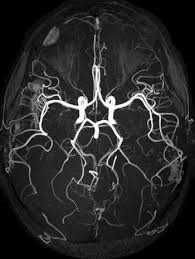
#> input picture images/mra/1.jpg, 195 x 259 px; its folder holds 4 pictures in this run
$ python histogram_equalization.py
#> lines starting #> are read from the running program, lines starting #| are printed output that depends on the picture
import cv2
import numpy as np
import matplotlib.pyplot as plt


def read_images():
	images = []
	for ind in range(6):
		im = cv2.imread('./images/mra/{}.jpg'.format(ind+1))
#> im is the input picture: shape (259, 195, 3); min 0, max 255, mean 40.5
		im = cv2.resize(im, (300, 300))
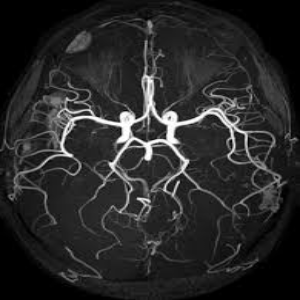
#> im: shape (300, 300, 3); min 0, max 255, mean 40.4
		images.append(im)
#> pass 2 of the loop in read_images, `for ind in range(6):`:
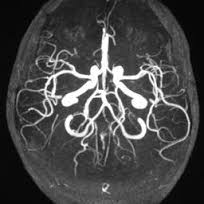
#> input picture images/mra/2.jpg, 204 x 204 px
#> in read_images, im is the input picture: shape (204, 204, 3); min 0, max 255, mean 71
#> in read_images, `im = cv2.resize(im, (300, 300))`:
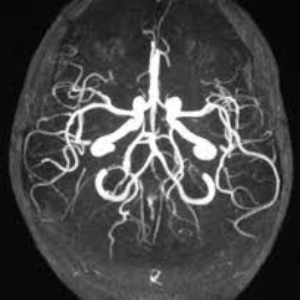
#> im: shape (300, 300, 3); min 0, max 255, mean 70.9
#> pass 3 of the loop in read_images, `for ind in range(6):`:
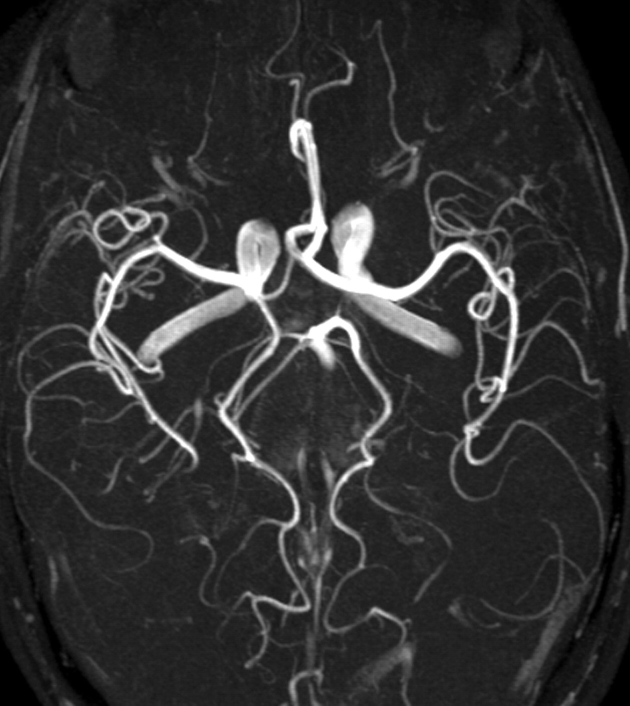
#> input picture images/mra/3.jpg, 1260 x 1411 px (shown at 1/2 size)
#> in read_images, im is the input picture: shape (1411, 1260, 3); min 0, max 255, mean 49.5
#> in read_images, `im = cv2.resize(im, (300, 300))`:
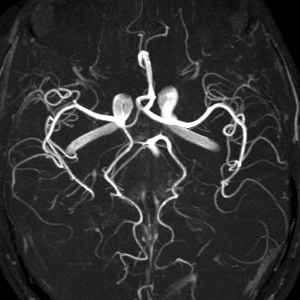
#> im: shape (300, 300, 3); min 0, max 255, mean 49.4
#> the loop made 5 passes; the first 3 are shown

	return images

def show_images(original_images, global_hist_equ_images, adaptive_hist_equ_images):
	_, axarr = plt.subplots(3, 6)

	# Showing original images
	for ind, im in enumerate(original_images):
		axarr[0, ind].imshow(im)
		axarr[0, ind].set_title('Image {}'.format(ind+1))
		axarr[0, ind].axis('off')

	# Showing Global Histogram Equalization implemented images
	for ind, im in enumerate(global_hist_equ_images):
		axarr[1, ind].imshow(im,)
		axarr[1, ind].set_title('Image {}'.format(ind+1))
		axarr[1, ind].axis('off')

	# Showing Adaptive Histogram Equalization implemented images
	for ind, im in enumerate(adaptive_hist_equ_images):
		axarr[2, ind].imshow(im)
		axarr[2, ind].set_title('Image {}'.format(ind+1))
		axarr[2, ind].axis('off')

	plt.show('Histogram Equalization')


def normalize(images):
	normalized_images = []
	for ind, img in enumerate(images):
		normal_img = np.zeros((300, 300, 3))
		normal_img = cv2.normalize(img, normal_img, 0, 255, cv2.NORM_MINMAX)
		normalized_images.append(normal_img)

	return normalized_images


if __name__ == '__main__':
#> (the run stopped early here; a loop or call above may not have finished)
